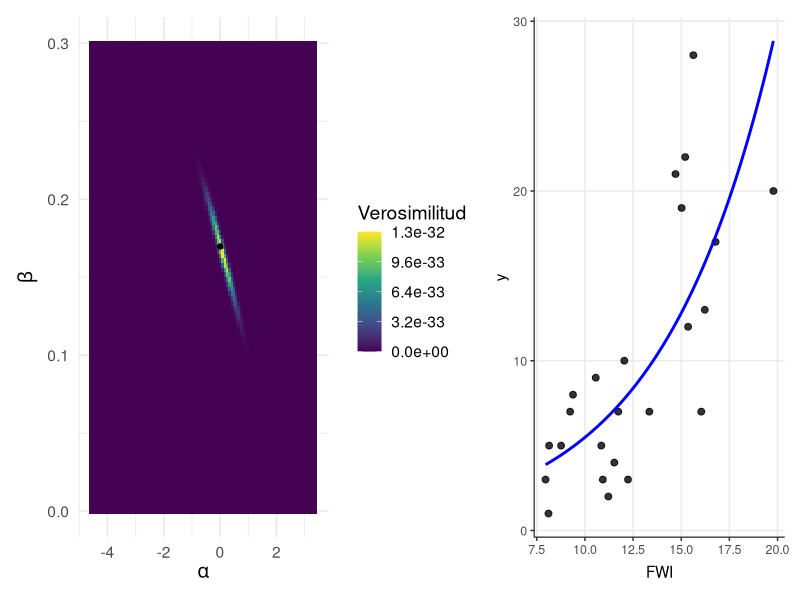
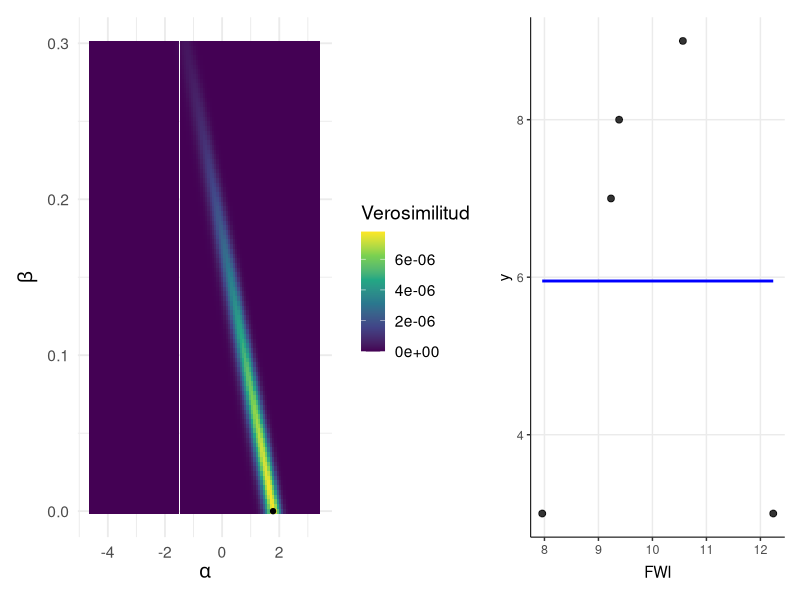
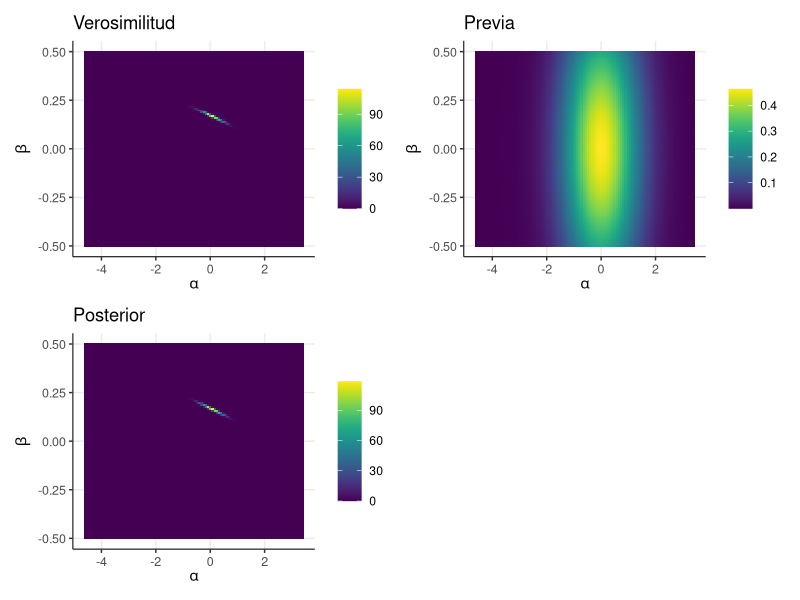
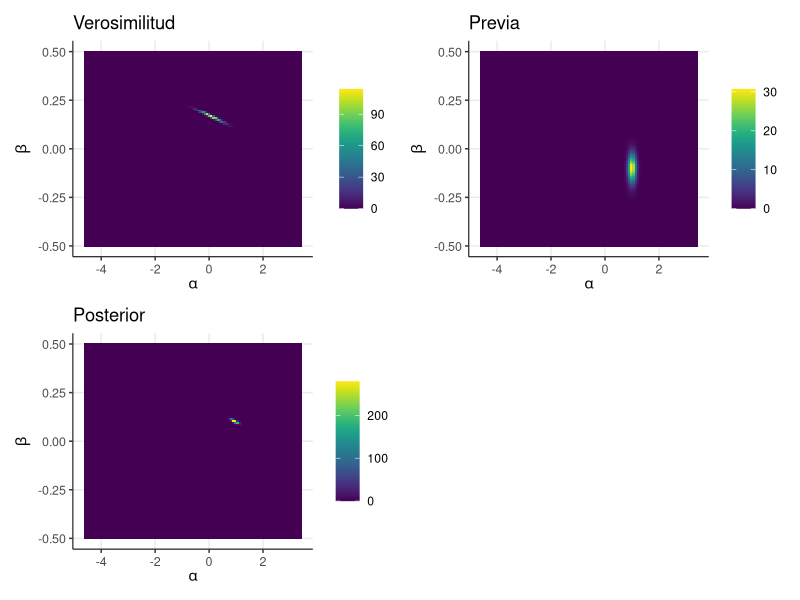
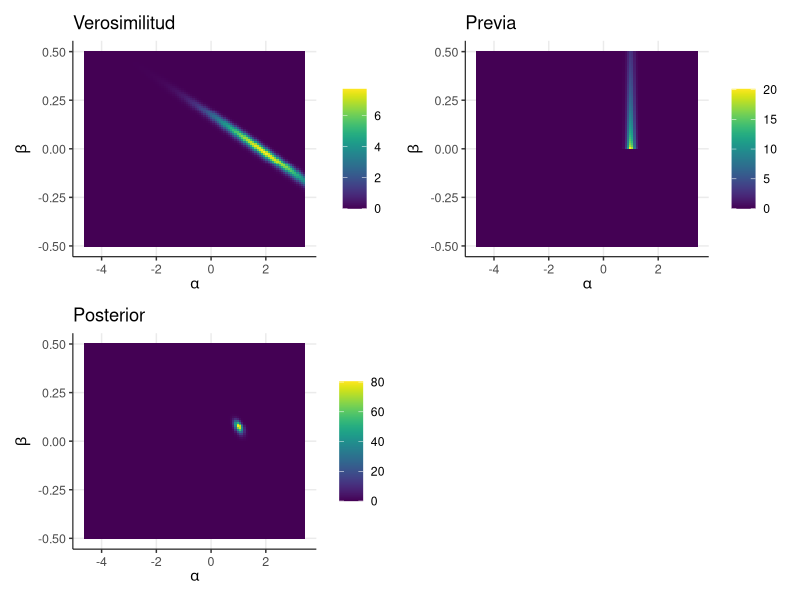

The R source for these figures, in order:
## ## TP 5: Estimación de parámetros e inferencia bayesiana ## ##

# [Codificación: UTF-8]

# Paquetes ----------------------------------------------------------------

library(tidyverse) # ggplot y pivot_longer
library(viridis)   # colores
library(scales)    # leyenda de gráfico
library(patchwork) # unir gráficos

# Funciones ---------------------------------------------------------------

# Para normalizar densidades o likelihoods (con fines gráficos).
# area es el tamaño del segmento o celda en la aproximación discreta.
# En 1D, es la distancia entre valores de la secuencia de parámetros.
# En 2D, es el área de cada celda.
# Devuelve un vector de densidad o likelihood, tal que
# sum(normalized_density * area) ~= 1
normalize_dens <- function(dens, area) {
  dens / sum(dens * area)
}

# ggplot custom theme
nice_theme <- function() {
  theme(
    panel.border = element_blank(),
    panel.grid.minor = element_blank(),
    panel.grid.major =  element_line(),

    axis.line = element_line(linewidth = 0.35),

    axis.text = element_text(size = 9),
    axis.title = element_text(size = 11),

    strip.text = element_text(size = 11),
    strip.background = element_rect(fill = "white", color = "white")
  )
}

theme_set(theme_classic())

# Datos -------------------------------------------------------------------

datos <- read.csv(file.path("datos", "barbera_data_fire_total_climate.csv"))

# 01 ----------------------------------------------------------------------
# Elegí un set de datos y definí un modelo sencillo (1 o 2 parámetros).
# Puede ser estadístico o no (la función de costo no necesariamente tiene que
# ser una -log verosimilitud).

# y_i ~ Poisson(lambda_i)
# lambda_i = exp(alpha + beta * x)

# 02 ----------------------------------------------------------------------
# Evaluá qué restricciones debería imponerse sobre los parámetros para que el
# modelo sea sensato.

# beta > 0, y no muy grande

# 03 ----------------------------------------------------------------------
# Graficá la función de verosimilitud del modelo (o la función de costo) y
# encontrá el máximo utilizando el método de la grilla. Si el modelo tiene
# D > 2 parámetros, se deberán fijar D - 2 para poder graficar. Graficá la
# predicción en función de alguna variable predictora (si es que la hay)
# utilizando el valor de la grilla con mayor verosimilitud o menor costo.

like_fire <- function(alpha, beta, log = T, filas = 1:nrow(datos)) {
  # "like" por likelihood (sería raro decirle "vero");
  # "fire" porque es la función para estos datos de fuego, no cualquier
  # verosimilitud.

  # Calculamos la media, lambda:
  lambda <- exp(alpha + beta * datos$fwi[filas])

  # usando lambda evaluamos la verosimilitud de cada observación,
  # en escala log:
  like_pointwise <- dpois(datos$fires[filas], lambda, log = T)

  # la log-verosimilitud conjunta es la suma de las log-verosimilitudes por
  # observación:
  like <- sum(like_pointwise)

  if (log) return(like)
  else return(exp(like))
}

# Creamos grilla de valores de alpha y beta.
side <- 100 # cantidad de valores por lado
grilla <- expand.grid(
  alpha = seq(log(0.01), log(30), length.out = side),
  beta = seq(0, 0.3, length.out = side)
)

# Evaluamos la verosimilitud para cada valor
grilla$loglike <- NA
size <- side ^ 2 # cantidad de valores en la grilla
for (i in 1:size) {
  grilla$loglike[i] <- like_fire(grilla$alpha[i], grilla$beta[i])
}
grilla$like <- exp(grilla$loglike)

# Elegimos el punto con mayor verosimilitud
row <- which.max(grilla$loglike)
alpha <- grilla$alpha[row]
beta <- grilla$beta[row]

# Grilla
p1 <- ggplot(grilla, aes(x = alpha, y = beta, fill = like)) +
  geom_tile() +
  geom_point(data = grilla[row, , drop = F]) +
  scale_fill_viridis_c(option = "viridis", name = "Verosimilitud",
                       label = scientific_format(digits = 2)) +
  labs(x = expression(alpha), y = expression(beta)) +
  theme_minimal(base_size = 14)

# Plot de puntos + curva
p2 <- ggplot(datos, aes(x = fwi, y = fires)) +
  geom_point(color = rgb(0, 0, 0, 0.8), size = 2) +
  stat_function(fun = function(x) exp(alpha + beta * x),
                color = "blue", linewidth = 1) +
  ylab("y") + xlab("FWI") +
  nice_theme()

# Unimos
(p1 | p2)

# 04 ----------------------------------------------------------------------
# Compará la estimación basada en la grilla con la obtenida usando optim.

like_fire_opt <- function(x) {
  alpha <- x[1]
  beta <- x[2]
  return(-like_fire(alpha, beta))
}

opt <- optim(
  par = c(0, 0.1),    # vector inicial de parámetros, donde comienza la búsqueda
  fn = like_fire_opt, # función a optimizar
  method = "BFGS"
)

opt$par
grilla[row, c("alpha", "beta")]

# 05 ----------------------------------------------------------------------
# ¿Existen otros valores de los parámetros que también presentan un
# ajuste razonable a los datos, aunque sea subóptimo? ¿Cómo se podría
# escoger un set de valores razonables?

# 06 ----------------------------------------------------------------------
# Repetí los puntos 3 y 5 pero utilizando el 20 % y el 50 % de los
# datos disponibles, y compará los resultados.

# Ejemplo con N = 20 %

filas20 <- sample(1:nrow(datos), size = round(0.2 * nrow(datos)))

# Evaluamos la verosimilitud para cada valor
grilla$loglike20 <- NA
for (i in 1:size) {
  grilla$loglike20[i] <- like_fire(grilla$alpha[i], grilla$beta[i],
                                   filas = filas20)
}
grilla$like20 <- exp(grilla$loglike20)

row20 <- which.max(grilla$loglike20)
alpha20 <- grilla$alpha[row20]
beta20 <- grilla$beta[row20]

# Grilla
p1 <- ggplot(grilla, aes(x = alpha, y = beta, fill = like20)) +
  geom_tile() +
  geom_point(data = grilla[row20, , drop = F]) +
  scale_fill_viridis_c(option = "viridis", name = "Verosimilitud",
                       label = scientific_format(digits = 2)) +
  labs(x = expression(alpha), y = expression(beta)) +
  theme_minimal(base_size = 14)

# Plot de puntos + curva
p2 <- ggplot(datos[filas20, ], aes(x = fwi, y = fires)) +
  geom_point(color = rgb(0, 0, 0, 0.8), size = 2) +
  stat_function(fun = function(x) exp(alpha20 + beta20 * x),
                color = "blue", linewidth = 1) +
  ylab("y") + xlab("FWI") +
  nice_theme()

# Unimos usando patchwork
(p1 | p2)



# 07 ----------------------------------------------------------------------
# Utilizando el mismo set de datos y modelo escogido previamente (ejercicio 1),
# definí previas para los parámetros, convirtiéndolo en un modelo bayesiano.

# y_i ~ Poisson(lambda_i)
# lambda_i = exp(alpha + beta * x)
# alpha ~ Normal(0, 1)
# beta ~ Normal(0, 0.5)

# 08 ----------------------------------------------------------------------
# Graficá la función de verosimilitud, la densidad previa y la densidad
# posterior.

# Creamos grilla de valores de alpha y beta.
side <- 100 # cantidad de valores por lado

alpha_seq <- seq(log(0.01), log(30), length.out = side)
beta_seq <- seq(-0.5, 0.5, length.out = side)

grilla <- expand.grid(
  alpha = alpha_seq,
  beta = beta_seq,
  loglike = NA,   # para llenar luego
  like = NA,
  prior = NA,
  post = NA
)

# Evaluamos la verosimilitud para cada valor
size <- side ^ 2 # cantidad de valores en la grilla
for (i in 1:size) {
  grilla$loglike[i] <- like_fire(grilla$alpha[i], grilla$beta[i])
}
grilla$like <- exp(grilla$loglike)

# Definimos y evaluamos la previa
mu_a <- 0; sigma_a <- 1
mu_b <- 0; sigma_b <- 0.5

for (i in 1:size) {
  grilla$prior[i] <-
    dnorm(grilla$alpha[i], mu_a, sigma_a) *
    dnorm(grilla$beta[i], mu_b, sigma_b)
}

# Posterior
grilla$post <- grilla$like * grilla$prior

# Normalizamos para poder visualizar
g <- grilla
a <- diff(alpha_seq)[1] * diff(beta_seq)[1] # para normalizar
for (v in c("like", "prior", "post")) {
  g[, v] <- normalize_dens(grilla[, v], a)
}

# Graficamos por separado, para apreciar las distintas escalas
p1 <-
  ggplot(g, aes(x = alpha, y = beta, fill = like)) +
  geom_tile() +
  scale_fill_viridis() +
  theme(legend.title = element_blank()) +
  xlab(expression(alpha)) +
  ylab(expression(beta)) +
  ggtitle("Verosimilitud") +
  nice_theme()

p2 <-
  ggplot(g, aes(x = alpha, y = beta, fill = prior)) +
  geom_tile() +
  scale_fill_viridis() +
  theme(legend.title = element_blank()) +
  xlab(expression(alpha)) +
  ylab(expression(beta)) +
  ggtitle("Previa") +
  nice_theme()

p3 <-
  ggplot(g, aes(x = alpha, y = beta, fill = post)) +
  geom_tile() +
  scale_fill_viridis() +
  theme(legend.title = element_blank()) +
  xlab(expression(alpha)) +
  ylab(expression(beta)) +
  ggtitle("Posterior") +
  nice_theme()

# Unimos usando patchwork
(p1 | p2 | p3) + plot_layout(nrow = 2)

# 09 ----------------------------------------------------------------------
# Explorá distintas previas, ya sea variando los parámetros de una
# misma distribución o utilizando otra distribución. Intentá crear
# previas que influyan en el resultado y otras que no.

grilla2 <- grilla

# Redefinimos y evaluamos la previa
mu_a <- 1; sigma_a <- 0.1
mu_b <- -0.1; sigma_b <- 0.05

for (i in 1:size) {
  grilla2$prior[i] <-
    dnorm(grilla2$alpha[i], mu_a, sigma_a) *
    dnorm(grilla2$beta[i], mu_b, sigma_b)
}

# Posterior
grilla2$post <- grilla2$like * grilla2$prior

# Normalizamos para poder visualizar
g2 <- grilla2
a <- diff(alpha_seq)[1] * diff(beta_seq)[1] # para normalizar
for (v in c("like", "prior", "post")) {
  g2[, v] <- normalize_dens(grilla2[, v], a)
}

# Graficamos por separado, para apreciar las distintas escalas
p1 <-
  ggplot(g2, aes(x = alpha, y = beta, fill = like)) +
  geom_tile() +
  scale_fill_viridis() +
  theme(legend.title = element_blank()) +
  xlab(expression(alpha)) +
  ylab(expression(beta)) +
  ggtitle("Verosimilitud") +
  nice_theme()

p2 <-
  ggplot(g2, aes(x = alpha, y = beta, fill = prior)) +
  geom_tile() +
  scale_fill_viridis() +
  theme(legend.title = element_blank()) +
  xlab(expression(alpha)) +
  ylab(expression(beta)) +
  ggtitle("Previa") +
  nice_theme()

p3 <-
  ggplot(g2, aes(x = alpha, y = beta, fill = post)) +
  geom_tile() +
  scale_fill_viridis() +
  theme(legend.title = element_blank()) +
  xlab(expression(alpha)) +
  ylab(expression(beta)) +
  ggtitle("Posterior") +
  nice_theme()

# Unimos usando patchwork
(p1 | p2 | p3) + plot_layout(nrow = 2)

## Para probar con otra distribución, editar estas líneas:

# Redefinimos y evaluamos la previa
mu_a <- 1; sigma_a <- 0.1
mu_b <- 0.3; sigma2_b <- 0.1 # beta tendrá una previa gamma

# obtenemos a y b, que son los parámetros que requiere dgamma
a <- mu_b ^ 2 / sigma2_b # sigma2_b es la varianza de la previa para b
b <- mu_b / sigma2_b

for (i in 1:size) {
  grilla2$prior[i] <-
    dnorm(grilla2$alpha[i], mu_a, sigma_a) * # normal
    dgamma(grilla2$beta[i], a, b)            # gamma
}

# (El resto del código, igual)

# 10 ----------------------------------------------------------------------
# Repetí la comparación entre posteriores pero utilizando únicamente 2 o 3
# observaciones. Las previas que no influían en el resultado usando todos los
# datos, ¿siguen sin influir?

# Creamos grilla de valores de alpha y beta.
side <- 100 # cantidad de valores por lado

alpha_seq <- seq(log(0.01), log(30), length.out = side)
beta_seq <- seq(-0.5, 0.5, length.out = side)

grilla <- expand.grid(
  alpha = alpha_seq,
  beta = beta_seq,
  loglike = NA,   # para llenar luego
  like = NA,
  prior = NA,
  post = NA
)

# Evaluamos la verosimilitud para cada valor
size <- side ^ 2 # cantidad de valores en la grilla
for (i in 1:size) {
  grilla$loglike[i] <- like_fire(grilla$alpha[i], grilla$beta[i],
                                 filas = filas20)
}
grilla$like <- exp(grilla$loglike)

# Definimos y evaluamos la previa
mu_a <- 1; sigma_a <- 0.1
mu_b <- 0.3; sigma2_b <- 0.1 # beta tendrá una previa gamma

# obtenemos a y b, que son los parámetros que requiere dgamma
a <- mu_b ^ 2 / sigma2_b # sigma2_b es la varianza de la previa para b
b <- mu_b / sigma2_b

for (i in 1:size) {
  grilla$prior[i] <-
    dnorm(grilla$alpha[i], mu_a, sigma_a) * # normal
    dgamma(grilla$beta[i], a, b)            # gamma
}

# Posterior
grilla$post <- grilla$like * grilla$prior

# Normalizamos para poder visualizar
g <- grilla
a <- diff(alpha_seq)[1] * diff(beta_seq)[1] # para normalizar
for (v in c("like", "prior", "post")) {
  g[, v] <- normalize_dens(grilla[, v], a)
}

# Graficamos por separado, para apreciar las distintas escalas
p1 <-
  ggplot(g, aes(x = alpha, y = beta, fill = like)) +
  geom_tile() +
  scale_fill_viridis() +
  theme(legend.title = element_blank()) +
  xlab(expression(alpha)) +
  ylab(expression(beta)) +
  ggtitle("Verosimilitud") +
  nice_theme()

p2 <-
  ggplot(g, aes(x = alpha, y = beta, fill = prior)) +
  geom_tile() +
  scale_fill_viridis() +
  theme(legend.title = element_blank()) +
  xlab(expression(alpha)) +
  ylab(expression(beta)) +
  ggtitle("Previa") +
  nice_theme()

p3 <-
  ggplot(g, aes(x = alpha, y = beta, fill = post)) +
  geom_tile() +
  scale_fill_viridis() +
  theme(legend.title = element_blank()) +
  xlab(expression(alpha)) +
  ylab(expression(beta)) +
  ggtitle("Posterior") +
  nice_theme()

# Unimos usando patchwork
(p1 | p2 | p3) + plot_layout(nrow = 2)

# 11 ----------------------------------------------------------------------
# ¿Cómo podrías caracterizar la distribución posterior de una forma más
# compacta que un gráfico? ¿Cómo lo harías si quisieras describir resultados
# sobre un parámetro en particular si el modelo tiene más de un parámetro?